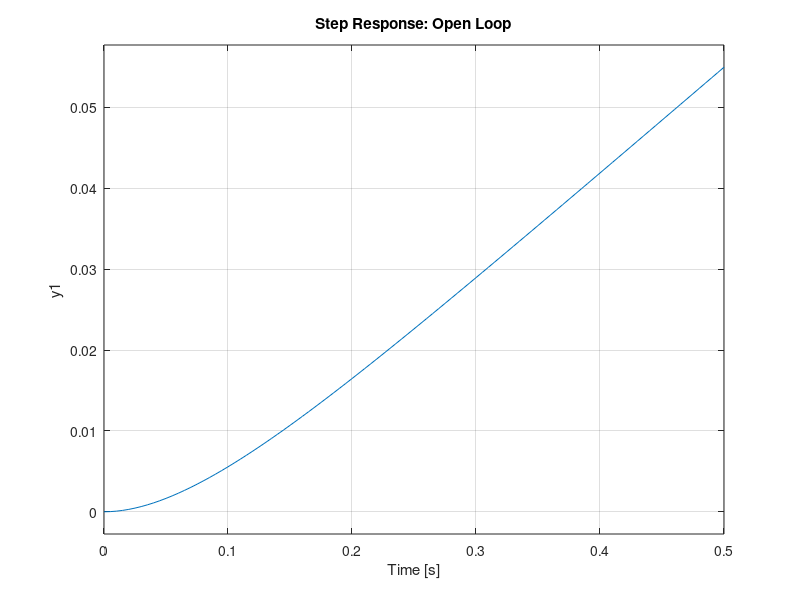
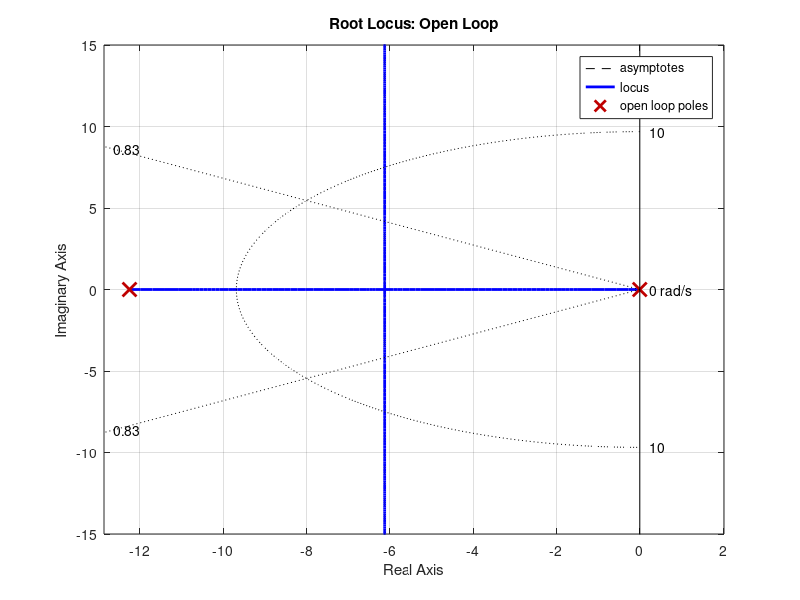
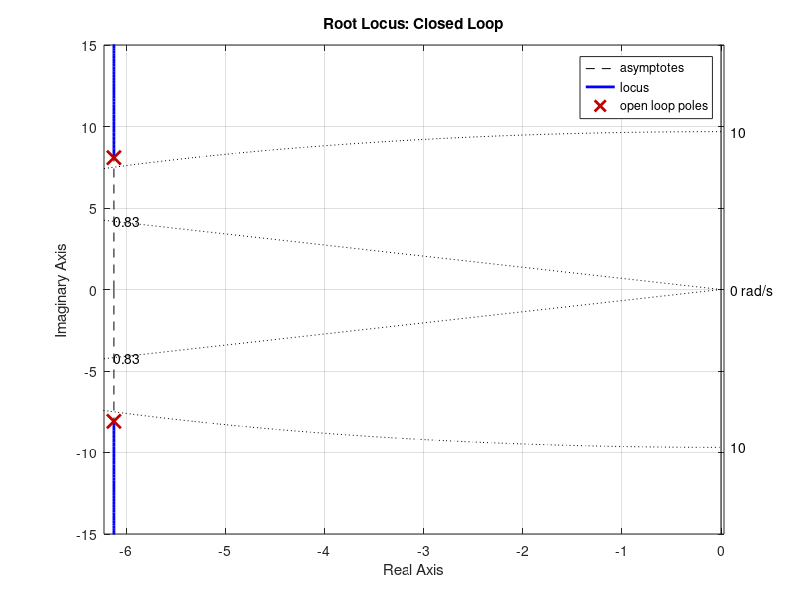
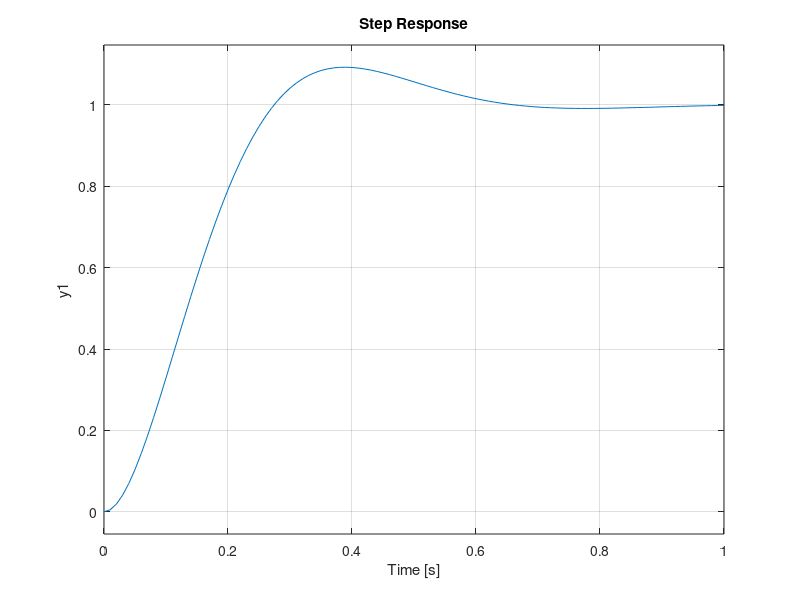

Reproduce these figures in MATLAB, in order. (Note: this script raises an error after producing the figures.)
clc; clear; close all;
% Thomas Lønne Stiansen - FHV Winter Semester 2025

% Constants
markSize = 10;
sign = -1; % for negative feedback
ylims = 15;

%% Root Locus

% Loaded from cart_Model.m
    % With Weight
        K = 0.131346246942449;
        tau = 0.081642070282424;
    % Without Weight
        % K = 0.143342010172210;
        % tau = 0.058378523227571;
s = tf('s');
G_cartVel = K / (tau*s + 1);   % G  =  V_c(s) / V_m(s)  =  [m/s] / [V]
    % Integrate to get position control
G_cartPos = G_cartVel * (1/s); % G  =  X_c(s) / V_m(s)  =  [m]   / [V]

G_OL = G_cartPos;

% IT_1 Block
figure
step(G_OL)
title('Step Response: Open Loop')

% Root Locus: only 1 pole, thus goes off to -∞
figure
rlocus(G_OL)
title('Root Locus: Open Loop')
ylim([-ylims ylims])

%% Requirements

% Requirements
OS_percent = 1; % [percent]
ts = 0.5; % [sec]

% Mp = OS   ,   D = zeta    ,   wn = omega_n
OS = OS_percent / 100;
    % Damping Ratio
zeta = -log(OS) / sqrt( pi^2 + log(OS)^2 ); % MATLAB: log = ln
    % Natural Frequency
omega_n = 4/(ts*zeta);

% Instead of sgrid
sgrid(zeta,omega_n);
    % pzp.AxesStyle.GridVisible = "on";
    % pzp.AxesStyle.GridDampingSpec = zeta;
    % pzp.AxesStyle.GridFrequencySpec = omega_n;

%% Controller

% Proportional
% sysP = 5; % cartVel
% sysP = 40; % cartPos - no weight
sysP = 64; % cartPos - with weight
G_CL = feedback( sysP*G_OL , 1, sign);

figure
rlocus(G_CL)
title('Root Locus: Closed Loop')
ylim([-ylims ylims])
    % pzmap(G_CL)
    % title('Pole-Zero Map: Closed Loop')
sgrid(zeta, omega_n)

% Plot time response
figure
step(G_CL)
stepinfo(G_CL)
title('Step Response: Closed Loop')
